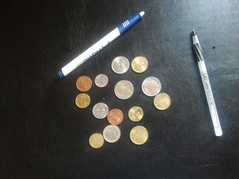
%> input picture ps1/input/ps1-input1.png, 239 x 179 px, shrunk from 683 x 512 before the run
$ octave ps1_5.m   (GNU Octave 9; MATLAB toolbox functions it lacks are replaced by stand-ins)
%> lines starting %> are read from the running program, lines starting %| are printed output that depends on the picture; in (x1, y1, x2, y2) boxes, pixels count from 0 and x2, y2 are one past the last pixel; in counts of white or black regions, pixels touching at a corner belong together; the program's own positions count from 1
### ps1/find_circles.m
function [centers, radii] = find_circles(BW, radius_range)
    % Find circles in given radius range using Hough transform.
    %
    % BW: Binary (black and white) image containing edge pixels
    % radius_range: Range of circle radii [min max] to look for, in pixels

    % TODO: Your code here

    totalH = zeros(size(BW));

    [row col] = find(BW > 0);
    centers = [];
    radii = [];

    for r = radius_range(1):radius_range(2)
      H = zeros(size(BW));
      for i = 1:size(row,1)
        for theta = 0:2:359
          w = theta*(pi/180);
          a = round(col(i) - r*cos(w));
          b = round(row(i) + r*sin(w));
          if (a < 0 || a > size(BW,2) - 1 || b < 0 || b > size(BW,1) - 1)
            continue
          else
            H(b + 1, a + 1) = H(b + 1, a + 1) + 1;
          endif
        endfor
      endfor
      peaks = hough_peaks(totalH, 10);
      centers = [centers; peaks];
      radii = [radii; r.*ones(size(peaks,1),1)];
    endfor

    %peaks = hough_peaks(totalH, 10);  % defined in hough_peaks.m


endfunction

### ps1/hough_peaks.m
function peaks = hough_peaks(H, varargin)
    % Find peaks in a Hough accumulator array.
    %
    % Threshold (optional): Threshold at which values of H are considered to be peaks
    % NHoodSize (optional): Size of the suppression neighborhood, [M N]
    %
    % Please see the Matlab documentation for houghpeaks():
    % http://www.mathworks.com/help/images/ref/houghpeaks.html
    % Your code should imitate the matlab implementation.

    %% Parse input arguments
    p = inputParser;
    p.addOptional('numpeaks', 1, @isnumeric);
    p.addParamValue('Threshold', 0.5 * max(H(:)));
    p.addParamValue('NHoodSize', floor(size(H) / 100.0) * 2 + 1);  % odd values >= size(H)/50
    p.parse(varargin{:});

    numpeaks = p.Results.numpeaks;
    threshold = p.Results.Threshold;
    nHoodSize = p.Results.NHoodSize;

    % TODO: Your code here
    halfWinWidth = int32((nHoodSize(1) - 1)/2);
    dummyH = zeros(size(H,1) + 2*halfWinWidth, size(H,2) + 2*halfWinWidth);
    dummyH(halfWinWidth + 1 : size(dummyH,1) - halfWinWidth, halfWinWidth + 1 : size(dummyH,2) - halfWinWidth) = H;
    minIdx = 1;
    peaksCell = {};

    for i = halfWinWidth + 1 : size(dummyH,1) - halfWinWidth
      for j = halfWinWidth + 1 : size(dummyH,2) - halfWinWidth
        patch = dummyH(i-halfWinWidth:i+halfWinWidth,j-halfWinWidth:j+halfWinWidth);
        maxVal = max(patch(:));

        if (maxVal < threshold)
          continue
        endif

        %maintain the peaks list
        if (dummyH(i,j) == maxVal)
          if (size(peaksCell,1) == 0)
            peaksCell(1, 1) = [i j];
            minIdx = 1;
          else if (size(peaksCell,1) > 0 && size(peaksCell,1)  < numpeaks)
            peaksCell(size(peaksCell,1) + 1, 1) = [i j];
            if (dummyH(i,j) < dummyH(peaksCell{minIdx, 1}(1), peaksCell{minIdx, 1}(2)))
              minIdx = size(peaksCell,1);
            endif
          else
            if (dummyH(i,j) > dummyH(peaksCell{minIdx,1}(1), peaksCell{minIdx,1}(2)))
              peaksCell(minIdx,1) = [i j];
              minInPeaks = 10000000;
              for k = 1:size(peaksCell,1)
                if (minInPeaks > dummyH(peaksCell{k,1}(1), peaksCell{k,1}(2)))
                  minInPeaks = dummyH(peaksCell{k,1}(1), peaksCell{k,1}(2));
                  minIdx = k;
                endif
              endfor
            endif
          endif

        endif
        endif
      endfor
    endfor

    for k = 1:size(peaksCell,1)
      peaksCell{k,1} = peaksCell{k,1} - halfWinWidth;
    endfor

    peaks = cell2mat(peaksCell);

endfunction

### ps1/ps1_5.m
% ps1
pkg load image;  % Octave only

%% 1-a
img = imread(fullfile('input', 'ps1-input1.png'));  % already grayscale
%> img is the input picture: size 179x239x3 uint8; mean R, G, B 71.2, 73.3, 71.9
%imshow(img);
img = rgb2gray(img);
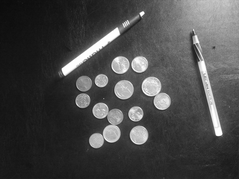
%> img: size 179x239 uint8; min 11, max 255, mean 72.5
%imshow(img);
h = fspecial('gaussian', 21, 5);
filteredImg = imfilter(img, h, 'symmetric');
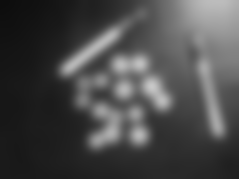
%> filteredImg: size 179x239 uint8; min 13, max 200, mean 72.5
%imshow(filteredImg);
%imwrite(filteredImg, fullfile('output', 'ps1-5-a-1.png'));

img_edges = edge(img, 'Canny');
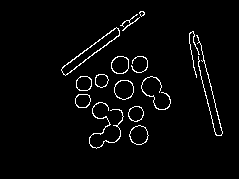
%> img_edges: size 179x239 logical; 3.1% white in thin lines or dots, all inside (x1, y1, x2, y2) = (61, 11, 223, 149)
img_edges_filtered = edge(filteredImg, 'Canny');
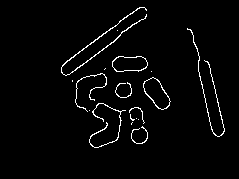
%> img_edges_filtered: size 179x239 logical; 2.7% white in thin lines or dots, all inside (x1, y1, x2, y2) = (61, 7, 225, 148)
% [4 lines of commented-out code are left out]

[centers radius] = find_circles(img_edges_filtered, [20 23]);
%> in find_circles, `[row col] = find(BW > 0);`: row = 1135 values from 8 to 148; col = 1135 values from 62 to 225
%> after the loop in find_circles, `for r = radius_range(1):radius_range(2)`:
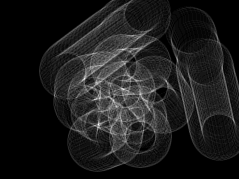
%> H: size 179x239 double; min 0, max 43, mean 4.7; drawn with min black and max white
%> after the loop in find_circles, `for r = radius_range(1):radius_range(2)`: centers = 40 rows, first 12: [1 1; 1 2; 1 3; 1 4; 1 5; 1 6; 1 7; 1 8; 1 9; 1 10; 1 1; 1 2]; radii = 40 values from 20 to 23
%> radius = 40 values from 20 to 23
